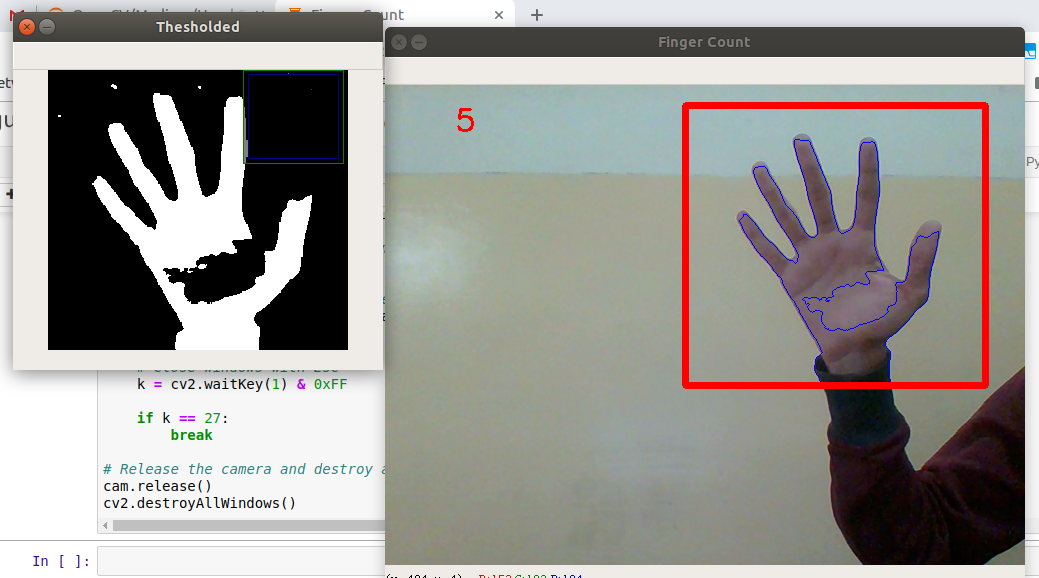
#> input picture five.png, 1039 x 578 px, given in place of the camera
$ jupyter execute 'Hand Gesture Recognition.ipynb'   (older library calls are emulated)
#> lines starting #> are read from the running program, lines starting #| are printed output that depends on the picture; after the words box and inside, x2 and y2 are one past the last pixel; in counts of white or black regions, pixels touching at a corner belong together
[cell 1]
# organize imports
import cv2
import imutils
import numpy as np

# global variables
bg = None

# - - - - - Find Average background value - - - - -

def calc_accum_avg(frame, accumulated_weight):
    '''
    Given a frame and a previous accumulated weight, computed the weighted average of the image passed in.
    '''
    # Grab the background
    global bg
    # For first time, create the background from a copy of the frame
    if bg is None:
        bg = frame.copy().astype("float")
        return

    # compute weighted average, accumulate it and update the background
    cv2.accumulateWeighted(frame, bg, accumulated_weight)

# - - - - - To segment the region of hand - - - - -

def segment(frame, threshold=25):
    global bg
    # Calculate the Absolute Differentce between the backgroud and the passed in frame
    diff = cv2.absdiff(bg.astype("uint8"), frame)

    # Apply a threshold to the image so we can grab the foreground
    thresholded = cv2.threshold(diff,
                                threshold,
                                255,
                                cv2.THRESH_BINARY)[1]

    # get the contours in the thresholded image
    (_, cnts, _) = cv2.findContours(thresholded.copy(),
                                    cv2.RETR_EXTERNAL,
                                    cv2.CHAIN_APPROX_SIMPLE)

    # return None, if no contours detected
    if len(cnts) == 0:
        return
    else:
        # based on contour area, get the maximum contour which is the hand
        segmented = max(cnts, key=cv2.contourArea)
        return (thresholded, segmented)

# - - - - - Main - - - - -

if __name__ == "__main__":
    # initialize weight for running average
    aWeight = 0.5

    # get the reference to the webcam
    camera = cv2.VideoCapture(0)

    # region of interest (ROI) coordinates
    top, right, bottom, left = 20, 300, 300, 600

    # initialize num of frames
    num_frames = 0

    # keep looping, until interrupted
    while(True):
        # get the current frame
        (grabbed, frame) = camera.read()
#> frame is the input picture: shape (578, 1039, 3); mean B, G, R 148, 152.3, 153.8

        # resize the frame
        frame = imutils.resize(frame, width=700)
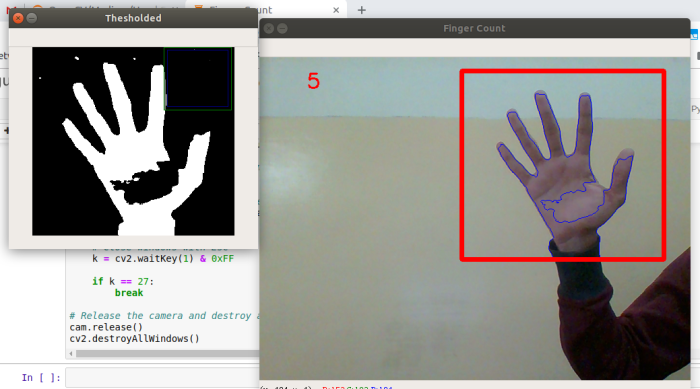
#> frame: shape (389, 700, 3); mean B, G, R 148, 152.3, 153.8

        # flip the frame so that it is not the mirror view
        frame = cv2.flip(frame, 1)
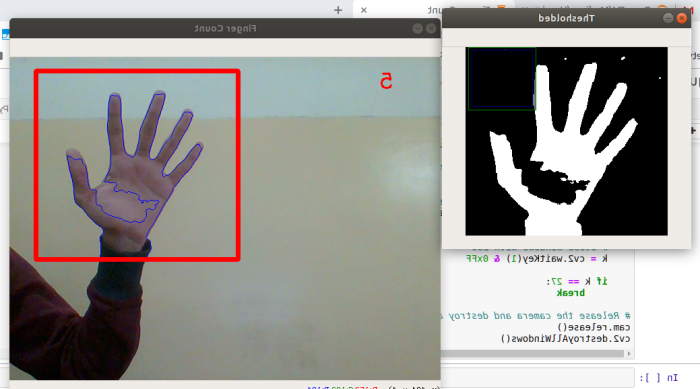
#> frame: shape (389, 700, 3); mean B, G, R 148, 152.3, 153.8

        # clone the frame
        clone = frame.copy()

        # get the height and width of the frame
        (height, width) = frame.shape[:2]
#> height = 389; width = 700

        # get the ROI
        roi = frame[top:bottom, right:left]
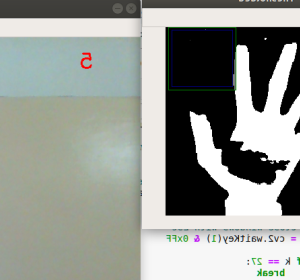
#> roi: shape (280, 300, 3); mean B, G, R 148.1, 154.1, 150.5

        # convert the roi to grayscale and blur it
        gray = cv2.cvtColor(roi, cv2.COLOR_BGR2GRAY)
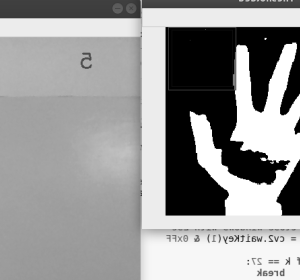
#> gray: shape (280, 300); min 0, max 255, mean 152.4
        gray = cv2.GaussianBlur(gray, (7, 7), 0)
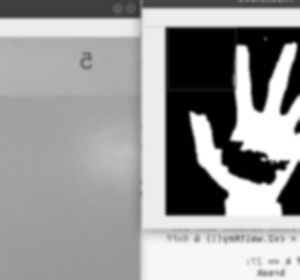
#> gray: shape (280, 300); min 0, max 255, mean 152.3

        # to get the background, keep looking till a threshold is reached
        # so that our running average model gets calibrated
        if num_frames < 30:
            calc_accum_avg(gray, aWeight)
        else:
            # segment the hand region
            hand = segment(gray)

            # check whether hand region is segmented
            if hand is not None:
                # if yes, unpack the thresholded image and
                # segmented region
                (thresholded, segmented) = hand

                # draw the segmented region and display the frame
                cv2.drawContours(clone, [segmented + (right, top)], -1, (0, 0, 255))
                cv2.imshow("Thesholded", thresholded)

        # draw the segmented hand
        cv2.rectangle(clone, (left, top), (right, bottom), (0,0,255), 2)
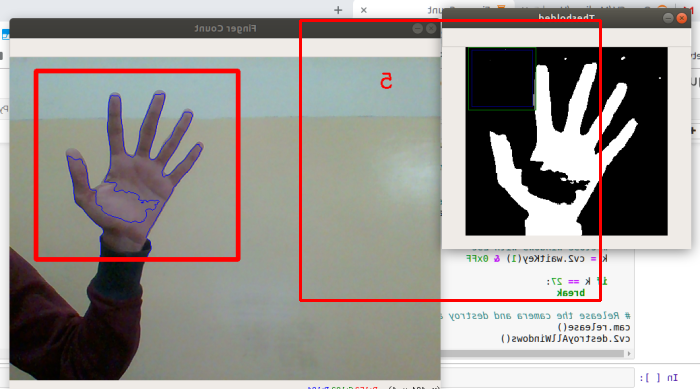
#> clone: shape (389, 700, 3); 1.28% of pixels changed, all inside (x1, y1, x2, y2) = (299, 19, 602, 302)

        # increment the number of frames for tracking
        num_frames += 1

        # display the frame with segmented hand
        cv2.imshow("Video Feed", clone)

        # observe the keypress by the user
        keypress = cv2.waitKey(1) & 0xFF
#> (key Esc is pressed here)

        # if the user pressed "q", then stop looping
        if keypress == 27:
            break

# Release the camera and destroy all the windows
camera.release()
cv2.destroyAllWindows()

$ run again, on hand_convex.png
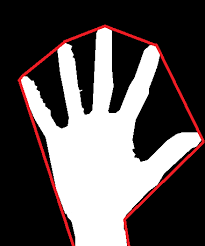
#> input picture hand_convex.png, 205 x 246 px, given in place of the camera
#> frame is the input picture: shape (246, 205, 3); mean B, G, R 83, 82.7, 89.7
#> `gray = cv2.GaussianBlur(gray, (7, 7), 0)`:
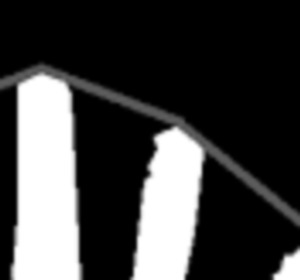
#> gray: shape (280, 300); min 0, max 255, mean 65.1
#> `cv2.rectangle(clone, (left, top), (right, bottom), (0,0,255), 2)`:
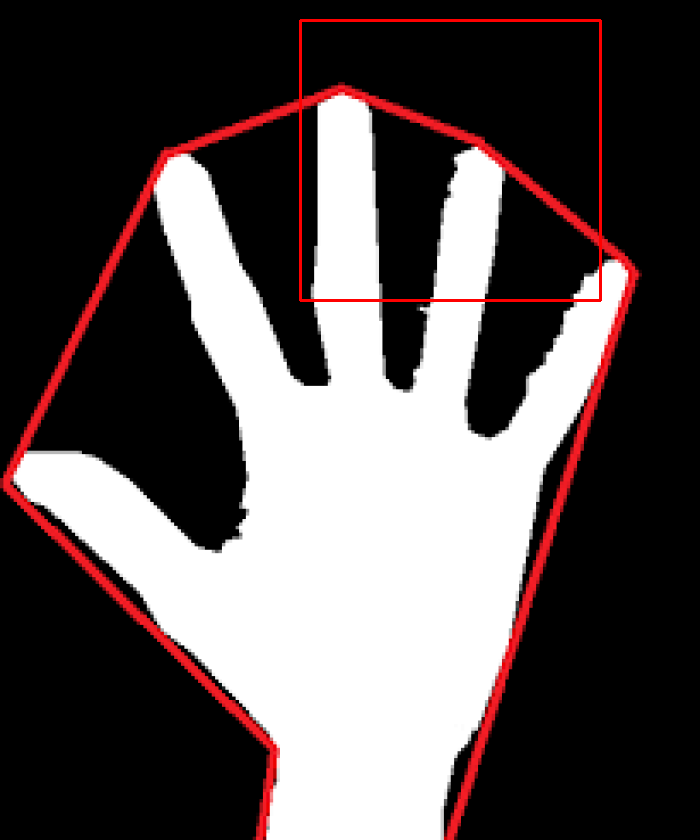
#> clone: shape (840, 700, 3); mean B, G, R 82.8, 82.5, 91
